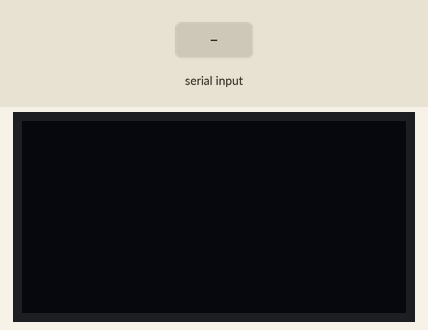
Recording of a sketch running on a simulated ESP32. Shown: 128×64 one-colour display. Inputs (shaded band) come from the test bench. What the sketch prints to the serial monitor is not drawn.

Above: at 3.8 s.
3.9 s: "90,45,200\n" received over the second serial link
At 8.4 s:
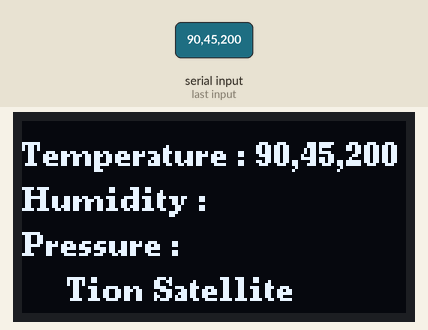
9.0 s: "5\n" received over the second serial link
At 13.0 s:
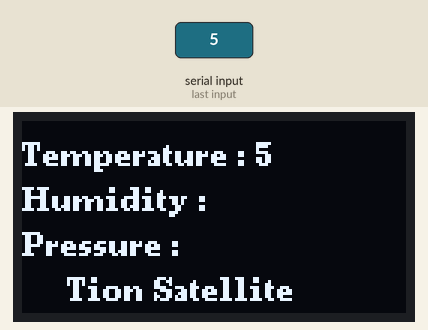
Timing chart, 0 to 14.5 s (numbered marks = the images above; inputs shaded):
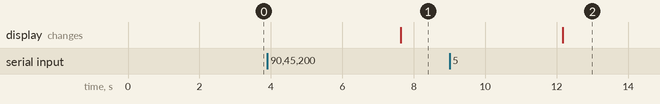

The sketch:

receiver.ino
```cpp
#include <U8g2lib.h>
#include <Wire.h>
U8G2_SSD1306_128X64_NONAME_F_SW_I2C u8g2(U8G2_R0, /* clock=*/ SCL, /* data=*/ SDA, /* reset=*/ U8X8_PIN_NONE);

void setup() {
  Serial.begin(9600);
  Serial1.begin(9600, SERIAL_8N1, 26, 27);
  while (!Serial) delay(100);
  u8g2.begin();
  u8g2.setFont(u8g2_font_ncenB08_tr);
  Serial.println("CLEARSHEET");
  Serial.println("LABEL,Date,Time,Tem,Hum,Pres");
}

void loop() {
  if (Serial1.available()) {
    u8g2.clearBuffer();
    String m1 = Serial1.readStringUntil('\d');
    String m2 = Serial1.readStringUntil('\t');
    String m3 = Serial1.readStringUntil('\n');

    float value1 = m1.toFloat();
    float value2 = m2.toFloat();
    float value3 = m3.toFloat();

    Serial.print("DATA,DATE,TIME,");
    Serial.print(value1); Serial.print(","); Serial.print(value2); Serial.print(","); Serial.println(value3);
    u8g2.setCursor(0,15);
    u8g2.print("Temperature : " + m1);
    u8g2.setCursor(0,30);
    u8g2.print("Humidity : " + m2);
    u8g2.setCursor(0,45);
    u8g2.print("Pressure : " + m3);
    u8g2.setCursor(15,60);
    u8g2.print("Tion Satellite");
  }
  u8g2.sendBuffer();
  delay(1500);
}
```

Measured:
- after the input at 3.9 s, the display: changes after 3.7 s (image 1)
- after the input at 9.0 s, the display: changes after 3.2 s (image 2)
